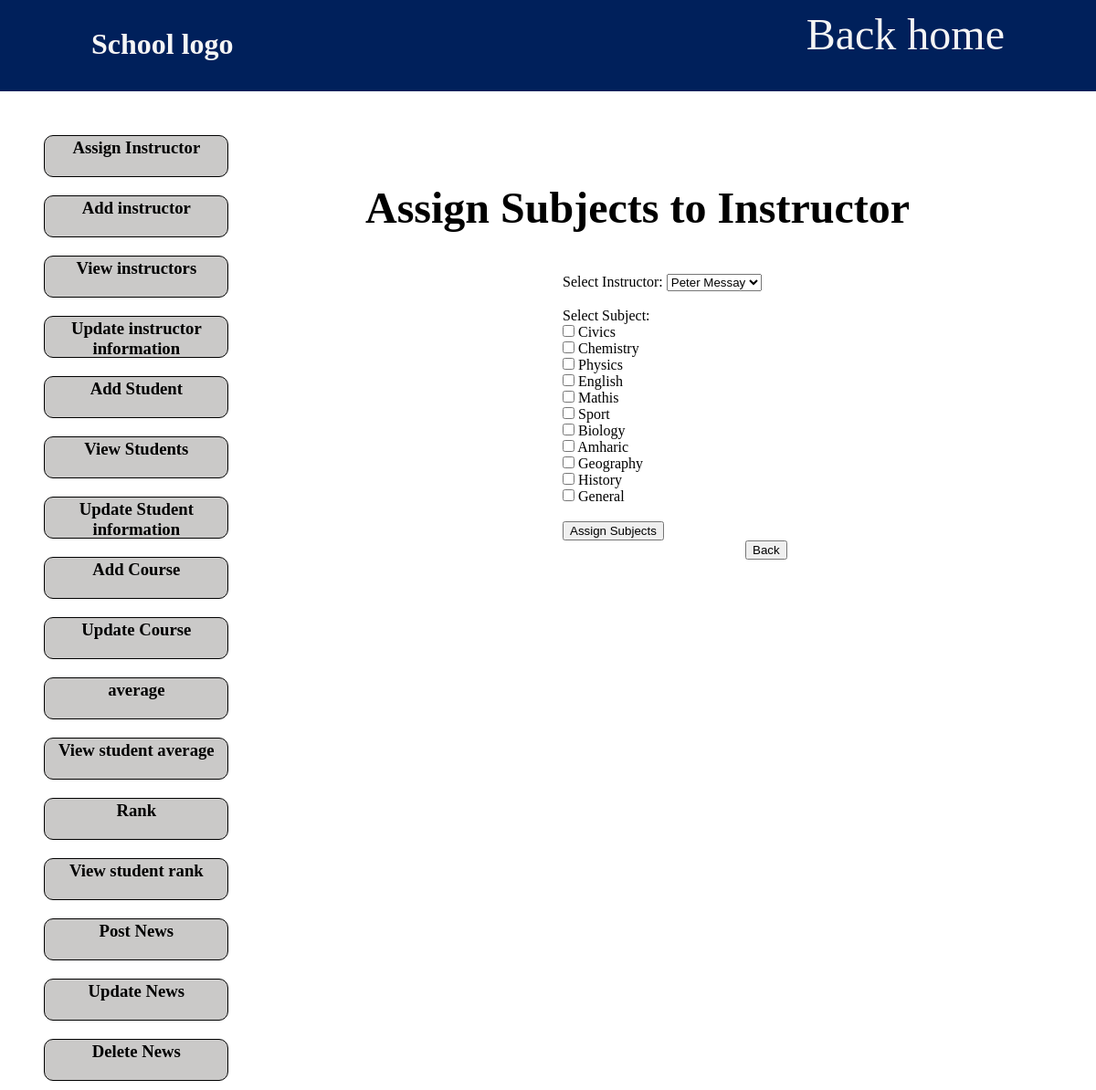
/Admin/php/html/assigncourse_inst1.php, run on the app's committed database.
### tables this page shows
CREATE TABLE `subject` (
  `subject_id` int(11) NOT NULL,
  `Subject_name` varchar(50) NOT NULL,
  `semester` text NOT NULL,
  `year` text NOT NULL
);

### Admin/php/html/assigncourse_inst1.php (the view, shortened to what this page needs)
<!DOCTYPE html>
<html lang="en">
<head>
</head>
<body>
<header>
        <h1>School logo</h1>
        <a href="/mysm/Home Page/index.html" class="home">Back home</a>
    </header>
 <div class="dashbord">
 <div class="frame">
 <h3><a href="assignstudentInstructor.php" class="task">Assign Instructor</a></h3>
    <h3><a href="addInstructor.php" class="task">Add instructor</a></h3>
    <h3><a href="viewinstructor.php" class="task">View instructors</a></h3>
    <h3><a href="updateinstructor.php" class="task">Update instructor information</a></h3>
    <h3><a href="addStudent.php" class="task">Add Student</a></h3>
    <h3><a href="viewstudent.php" class="task">View Students</a></h3>
    <h3><a href="updatestudent.php" class="task">Update Student information</a></h3>
    <h3><a href="addSubject.php" class="task">Add Course</a></h3>
    <h3><a href="updatecourse.php" class="task">Update Course</a></h3>
    <h3><a href="average.php" class="task">average </a></h3>
    <h3><a href="viewAverage.php" class="task">View student average</a></h3>
    <h3><a href="rank1.php" class="task">Rank </a></h3>
    <h3><a href="viewRank.php" class="task">View student rank</a></h3>
    <h3><a href="createpost.php" class="task">Post News</a></h3>
    <h3><a href="updatepost.php" class="task">Update News</a></h3>
    <h3><a href="deletenews.php" class="task">Delete News</a></h3></div>
   <div class="dash">
   <?php
$hostname = 'localhost';
$username = 'root';
$password = '';
$db_name = 'mysms';
$conn = mysqli_connect($hostname, $username, $password, $db_name);
            ?>
    <?php
$instructors_query = "SELECT * FROM instructor";
$instructors_result = mysqli_query($conn, $instructors_query);
$unassigned_subjects_query = "SELECT * FROM subject";
$unassigned_subjects_result = mysqli_query($conn, $unassigned_subjects_query);
?>
<!DOCTYPE html>
<html lang="en">
<head>
</head>
<body>
    <h2 class="ass">Assign Subjects to Instructor</h2>
    <form method="post">
        <label for="id">Select Instructor:</label>
        <select name="id" id="id">
            <?php while ($instructor = mysqli_fetch_assoc($instructors_result)) : ?>
                <option value="<?php echo $instructor['id']; ?>"><?php echo htmlspecialchars($instructor['Full_name']); ?></option>
            <?php endwhile; ?>
        </select><br><br>
        <label for="subject_ids[]">Select Subject:</label><br>
        <?php while ($subject = mysqli_fetch_assoc($unassigned_subjects_result)) : ?>
            <input type="checkbox" name="subject_ids[]" value="<?php echo $subject['subject_id']; ?>">
            <label><?php echo htmlspecialchars($subject['Subject_name']); ?></label><br>
        <?php endwhile; ?>
        <br>
        <input type="submit" name="assign_students" value="Assign Subjects">
        <button class="backk"><a href="admin.html" class="back">Back</a></button>
    </form>
</body>
</html>

### Admin/php/html/assigncourse_inst1.php (style rules this page uses)
* { margin: 0; }
header { background-color: #00205b!important; color:whitesmoke;height: 100px; }
header a { position: absolute; right: 100px; color: whitesmoke; font-size: 3rem; top: 10px; }
header h1 { padding-top: 30px; }
.home { text-decoration: none; }
.dashbord { display: grid; column-gap: 2rem; grid-template-columns: 1fr 1fr; }
.dash { margin-top: 200px; display: grid; grid-template-columns: repeat(3,1fr); column-gap: 10rem; height: 15rem; }
.frame { display: grid; width: 38%; height: 500px; margin-left: 4%; margin-top: 4%; padding: 15px; border-radius: 20px; }
.task { display: grid; border: solid black 0.1px; height: 2.5rem; padding: 2px; text-decoration: none; color: black; margin: 10px; text-align: center; background-color: rgb(202, 201, 200); border-radius: 10px; }
header h1 { margin-left: 100px; }
.back { height: 50px; text-decoration: none; color: black; }
.backk { margin-left: 200px }
.ass { position: absolute; top: 200px; font-size: 3rem; left: 400px; }

### data on the page
subject: Subject_name "Civics"
subject: Subject_name "Chemistry"
subject: Subject_name "Physics"
subject: Subject_name "English"
subject: Subject_name "Mathis"
subject: Subject_name "Sport"
subject: Subject_name "Biology"
subject: Subject_name "Amharic"
subject: Subject_name "Geography"
subject: Subject_name "History"
subject: Subject_name "General"

### other printed values
form field id "Peter Messay"
